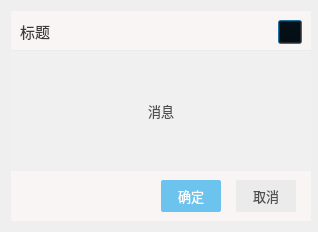
<?xml version="1.0" encoding="UTF-8"?>
<ui version="4.0">
 <class>message</class>
 <widget class="QDialog" name="message">
  <property name="geometry">
   <rect>
    <x>0</x>
    <y>0</y>
    <width>318</width>
    <height>228</height>
   </rect>
  </property>
  <property name="sizePolicy">
   <sizepolicy hsizetype="Expanding" vsizetype="Expanding">
    <horstretch>0</horstretch>
    <verstretch>0</verstretch>
   </sizepolicy>
  </property>
  <property name="minimumSize">
   <size>
    <width>318</width>
    <height>0</height>
   </size>
  </property>
  <property name="styleSheet">
   <string notr="true">#titleWidget {
    border-bottom: 1px solid rgb(235, 235, 235);
    background-color: rgb(250, 245, 245);
}

#title {
	font-family: &quot;微软雅黑&quot;;
    font: 11pt;
    border: none;
    background-color: transparent;
    color: rgb(60, 60, 60);
}

#titleWidget QPushButton {
    background-color: transparent;
}

#titleWidget QPushButton:hover {
    background-color: gainsboro;
    border-radius: 2px;
}

#titleWidget QPushButton:pressed {
    background-color: lightgray;
    border-radius: 2px;
}

/*=========================*/

#messageWidget {
    background-color: rgb(240, 240, 240);
}

#messageLabel {
	font-family: &quot;微软雅黑&quot;;
    font: 10pt;
    border: none;
    background-color: transparent;
    color: rgb(80, 80, 80);
}

/*=========================*/
#bottomWidget {
    background-color: rgb(250, 245, 245);
}
#btnCancel{
    background-color: rgb(235, 235, 235);
	font-family: &quot;微软雅黑&quot;;
	font-size: 10pt;
	color: rgb(80, 80, 80);
    border-radius: 2px;
}

#btnCancel:hover {
    background-color: gainsboro;
    border-radius: 2px;
}

#btnCancel:pressed {
    background-color: lightgray;
    border-radius: 2px;
}

#btnOk {
    background-color: rgb(108, 195, 238);
	font-family: &quot;微软雅黑&quot;;
	font-size: 10pt;
	color: rgb(255, 255, 255);
    border-radius: 2px;
}

#btnOk:hover {
    background-color: rgb(197, 172, 227);
    border-radius: 2px;
}

#btnOk:pressed {
    background-color: rgb(181, 164, 232);
    border-radius: 2px;
}
QToolTip {
    font: 10pt;
    background-color: whitesmoke;
    color: dimgray;
    border-radius: 2px;
    border: 1px solid lightgray;
}</string>
  </property>
  <layout class="QVBoxLayout" name="verticalLayout_3">
   <property name="spacing">
    <number>0</number>
   </property>
   <item>
    <widget class="QWidget" name="titleWidget" native="true">
     <property name="minimumSize">
      <size>
       <width>300</width>
       <height>40</height>
      </size>
     </property>
     <property name="maximumSize">
      <size>
       <width>16777215</width>
       <height>40</height>
      </size>
     </property>
     <layout class="QHBoxLayout" name="horizontalLayout">
      <item>
       <widget class="QLabel" name="title">
        <property name="text">
         <string>标题</string>
        </property>
        <property name="alignment">
         <set>Qt::AlignmentFlag::AlignCenter</set>
        </property>
       </widget>
      </item>
      <item>
       <spacer name="horizontalSpacer">
        <property name="orientation">
         <enum>Qt::Orientation::Horizontal</enum>
        </property>
        <property name="sizeHint" stdset="0">
         <size>
          <width>40</width>
          <height>20</height>
         </size>
        </property>
       </spacer>
      </item>
      <item>
       <widget class="QPushButton" name="btnExit">
        <property name="minimumSize">
         <size>
          <width>24</width>
          <height>24</height>
         </size>
        </property>
        <property name="maximumSize">
         <size>
          <width>24</width>
          <height>24</height>
         </size>
        </property>
        <property name="toolTip">
         <string>关闭</string>
        </property>
        <property name="icon">
         <iconset resource="../../resource/resources.qrc">
          <normaloff>:/iamge_pack/title_bar/shutdown.png</normaloff>:/iamge_pack/title_bar/shutdown.png</iconset>
        </property>
       </widget>
      </item>
     </layout>
    </widget>
   </item>
   <item>
    <widget class="QWidget" name="messageWidget" native="true">
     <property name="minimumSize">
      <size>
       <width>300</width>
       <height>120</height>
      </size>
     </property>
     <property name="layoutDirection">
      <enum>Qt::LayoutDirection::RightToLeft</enum>
     </property>
     <layout class="QVBoxLayout" name="verticalLayout_2">
      <item>
       <widget class="QLabel" name="messageLabel">
        <property name="text">
         <string>消息</string>
        </property>
        <property name="alignment">
         <set>Qt::AlignmentFlag::AlignCenter</set>
        </property>
       </widget>
      </item>
     </layout>
    </widget>
   </item>
   <item>
    <widget class="QWidget" name="bottomWidget" native="true">
     <property name="minimumSize">
      <size>
       <width>300</width>
       <height>50</height>
      </size>
     </property>
     <property name="maximumSize">
      <size>
       <width>16777215</width>
       <height>50</height>
      </size>
     </property>
     <layout class="QHBoxLayout" name="horizontalLayout_2">
      <property name="spacing">
       <number>15</number>
      </property>
      <property name="leftMargin">
       <number>0</number>
      </property>
      <property name="topMargin">
       <number>0</number>
      </property>
      <property name="rightMargin">
       <number>15</number>
      </property>
      <property name="bottomMargin">
       <number>0</number>
      </property>
      <item>
       <spacer name="horizontalSpacer_2">
        <property name="orientation">
         <enum>Qt::Orientation::Horizontal</enum>
        </property>
        <property name="sizeHint" stdset="0">
         <size>
          <width>40</width>
          <height>20</height>
         </size>
        </property>
       </spacer>
      </item>
      <item>
       <widget class="QPushButton" name="btnOk">
        <property name="minimumSize">
         <size>
          <width>60</width>
          <height>32</height>
         </size>
        </property>
        <property name="maximumSize">
         <size>
          <width>60</width>
          <height>32</height>
         </size>
        </property>
        <property name="text">
         <string>确定</string>
        </property>
       </widget>
      </item>
      <item>
       <widget class="QPushButton" name="btnCancel">
        <property name="minimumSize">
         <size>
          <width>60</width>
          <height>32</height>
         </size>
        </property>
        <property name="maximumSize">
         <size>
          <width>60</width>
          <height>32</height>
         </size>
        </property>
        <property name="text">
         <string>取消</string>
        </property>
       </widget>
      </item>
     </layout>
    </widget>
   </item>
  </layout>
 </widget>
 <resources>
  <include location="../../resource/resources.qrc"/>
 </resources>
 <connections/>
</ui>
